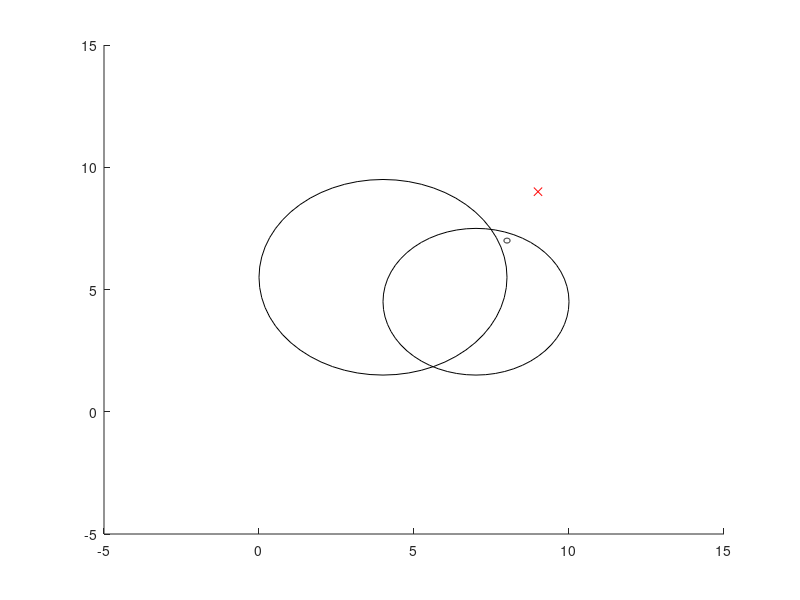

The MATLAB script that drew this image: (Note: this script raises an error after producing the figure.)
%close all;
clear;
clc;

%% figure
% fig1 = figure(1);
% ax1 = axes('Parent', fig1, 'xlim', [-5, 5], 'ylim', [-5, 5], 'zlim', [0, 5]);
% view(ax1, 3);
% grid on;
% hold(ax1, 'on');

fig2 = figure(2);
ax2 = axes('Parent', fig2, 'xlim', [-5, 15], 'ylim', [-5, 15]);
hold(ax2, 'on');

%%
% objectMatrix = makehgtform('translate', [1, 1, 1]);
% ht1 = hgtransform('Parent', ax1, 'Matrix', objectMatrix);
% [x, y, z] = sphere(10);
% 
% surf('Parent', ht1, x, y, z);



%%
H = 20;

dt = 0.3;
base_pos = [0; 0; 1];
u_base_start = [0; 0];
arm_pos = [0; 0; 0; -1; 0.5; 1.5; 0];
arm_vel = zeros(7, 1);
u_start = zeros(9, 1);
start = [base_pos; u_base_start; arm_pos; arm_vel];
goal_base_pos = [9; 9; pi/4];
goal_arm_pos = [1; 1; -0.5; -1.5; 0.5; 1; 0.2];

goal = [goal_base_pos; goal_arm_pos];

problem.xinit = [start; 0; u_start];
problem.x0 = repmat([start; u_start; 0], H, 1);

obstacles = ones(5 * 4, 1) * -100;
obstacles(1:4) = [4; 5.5; 0; 4];
obstacles(5:8) = [7; 4.5; 0; 3];
obstacles(9:12) = [8; 7; 0; 0.1];
% wq, wx, wo, wslack, wpu, wpqdot, wpudot, wpqdotdot 
weights = [1, 100, 0, 100000000, 0, 0, 2, 0];
for i=1:3
    rectangle('Parent', ax2, 'Position', [obstacles(4 * (i-1) + 1) - obstacles(4 * (i-1) + 4) obstacles(4 * (i-1) + 2) - obstacles(4 * (i-1) + 4) 2 * obstacles(4 * (i-1) + 4) 2 * obstacles(4 * (i-1) + 4)], 'Curvature', 1);
end
plot(goal_base_pos(1), goal_base_pos(2), 'rx');
% ht1 = hgtransform('Parent', ax2);
% posMatrix = makehgtform('translate', [start(1:2)', 0]) * makehgtform('zrotate', start(3));
% set(ht1, 'Matrix', posMatrix);
% rectangle('Parent', ht1, 'Position', [-0.5, -0.5, 1, 1]);

%% Converting obstacles and fill up

r = 0.1;
L = 0.9;
params = repmat([dt, r, L, goal', weights, obstacles'], 1, H)';
problem.all_parameters = params;

curState = start;
newState = start;
error = 10000;
t = 0;
while 1
    [output, exitflag, info] = mm_MPC(problem);
    curState = output.x02(1:3);
    curU = output.x01(21:29);
    disp(output.x02(20));
    problem.xinit = output.x02;
    problem.x0 = [output.x02;...
        output.x03;...
        output.x04;...
        output.x05;...
        output.x06;...
        output.x07;...
        output.x08;...
        output.x09;...
        output.x10;...
        output.x11;...
        output.x12;...
        output.x13;...
        output.x14;...
        output.x15;...
        output.x16;...
        output.x17;...
        output.x18;...
        output.x19;...
        output.x20;...
        output.x20;...
        ];
    %problem.x0 = repmat(output.x01, H, 1);
    
    disp(exitflag);
    newState = dynamics_mm(curU, newState, dt, r, L);
    plot(ax2, curState(1), curState(2), 'ro');
    pause(0.001);
    %disp(curState);
    
    oldError = error;
    error = norm(curState(1:2) - goal(1:2));
    disp(error);
    if error < 0.1 || oldError <= 0.1 * error
        break;
    end
    t = t + dt;
  
end

    function x_base_next = dynamics_mm(u, x_base, dt, r, L)
    x_base_next = [x_base(1) + r/2 * (u(1) + u(2)) * cos(x_base(3)) * dt;
        x_base(2) + r/2 * (u(1) + u(2)) * sin(x_base(3)) * dt;
        x_base(3) + r/L * (u(1) - u(2)) * dt];
end


